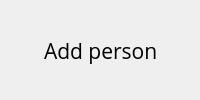
                     <widget class="QWidget" name="add">
                      <layout class="QHBoxLayout" name="horizontalLayout_7">
                       <item>
                        <widget class="QWidget" name="widget" native="true">
                         <property name="styleSheet">
                          <string notr="true">QLineEdit {
background-color: rgb(33, 37, 43);
}
</string>
                         </property>
                         <widget class="QPushButton" name="pushButton_3">
                          <property name="geometry">
                           <rect>
                            <x>323</x>
                            <y>499</y>
                            <width>100</width>
                            <height>30</height>
                           </rect>
                          </property>
                          <property name="minimumSize">
                           <size>
                            <width>100</width>
                            <height>30</height>
                           </size>
                          </property>
                          <property name="font">
                           <font>
                            <family>Open Sans</family>
                            <pointsize>10</pointsize>
                            <weight>50</weight>
                            <italic>false</italic>
                            <bold>false</bold>
                           </font>
                          </property>
                          <property name="cursor">
                           <cursorShape>PointingHandCursor</cursorShape>
                          </property>
                          <property name="styleSheet">
                           <string notr="true">background-color: rgb(52, 59, 72);</string>
                          </property>
                          <property name="text">
                           <string>Open</string>
                          </property>
                          <property name="icon">
                           <iconset resource="resources.qrc">
                            <normaloff>:/icons/images/icons/cil-folder-open.png</normaloff>:/icons/images/icons/cil-folder-open.png</iconset>
                          </property>
                         </widget>
                         <widget class="QLabel" name="label_4">
                          <property name="geometry">
                           <rect>
                            <x>603</x>
                            <y>184</y>
                            <width>190</width>
                            <height>39</height>
                           </rect>
                          </property>
                          <property name="sizePolicy">
                           <sizepolicy hsizetype="Expanding" vsizetype="Expanding">
                            <horstretch>50</horstretch>
                            <verstretch>50</verstretch>
                           </sizepolicy>
                          </property>
                          <property name="minimumSize">
                           <size>
                            <width>190</width>
                            <height>0</height>
                           </size>
                          </property>
                          <property name="maximumSize">
                           <size>
                            <width>16000000</width>
                            <height>16777215</height>
                           </size>
                          </property>
                          <property name="sizeIncrement">
                           <size>
                            <width>0</width>
                            <height>0</height>
                           </size>
                          </property>
                          <property name="styleSheet">
                           <string notr="true">background-color: rgb(33, 37, 43);
image: url(:/images/images/images/real_man.png);
background-position: center center;
background-repeat: no-repeat;
border-radius: 10px;</string>
                          </property>
                          <property name="text">
                           <string/>
                          </property>
                          <property name="scaledContents">
                           <bool>false</bool>
                          </property>
                          <property name="alignment">
                           <set>Qt::AlignCenter</set>
                          </property>
                          <property name="wordWrap">
                           <bool>false</bool>
                          </property>
                          <property name="margin">
                           <number>10</number>
                          </property>
                         </widget>
                         <widget class="QLabel" name="label_20">
                          <property name="geometry">
                           <rect>
                            <x>10</x>
                            <y>427</y>
                            <width>90</width>
                            <height>19</height>
                           </rect>
                          </property>
                          <property name="text">
                           <string>Phone number</string>
                          </property>
                         </widget>
                         <widget class="QLabel" name="label_17">
                          <property name="geometry">
                           <rect>
                            <x>10</x>
                            <y>391</y>
                            <width>69</width>
                            <height>19</height>
                           </rect>
                          </property>
                          <property name="text">
                           <string>Passport ID</string>
                          </property>
                         </widget>
                         <widget class="QLineEdit" name="lineEdit_16">
                          <property name="geometry">
                           <rect>
                            <x>180</x>
                            <y>463</y>
                            <width>137</width>
                            <height>30</height>
                           </rect>
                          </property>
                          <property name="sizePolicy">
                           <sizepolicy hsizetype="Expanding" vsizetype="Fixed">
                            <horstretch>0</horstretch>
                            <verstretch>0</verstretch>
                           </sizepolicy>
                          </property>
                          <property name="minimumSize">
                           <size>
                            <width>0</width>
                            <height>30</height>
                           </size>
                          </property>
                          <property name="text">
                           <string/>
                          </property>
                         </widget>
                         <widget class="QLabel" name="label_19">
                          <property name="geometry">
                           <rect>
                            <x>10</x>
                            <y>10</y>
                            <width>164</width>
                            <height>61</height>
                           </rect>
                          </property>
                          <property name="sizePolicy">
                           <sizepolicy hsizetype="Preferred" vsizetype="Preferred">
                            <horstretch>0</horstretch>
                            <verstretch>0</verstretch>
                           </sizepolicy>
                          </property>
                          <property name="font">
                           <font>
                            <family>Open Sans</family>
                            <pointsize>10</pointsize>
                            <weight>50</weight>
                            <italic>false</italic>
                            <bold>false</bold>
                           </font>
                          </property>
                          <property name="styleSheet">
                           <string notr="true">margin-left: 20px;</string>
                          </property>
                          <property name="text">
                           <string>&lt;html&gt;&lt;head/&gt;&lt;body&gt;&lt;p&gt;&lt;span style=&quot; font-size:16pt;&quot;&gt;Add person&lt;/span&gt;&lt;/p&gt;&lt;/body&gt;&lt;/html&gt;</string>
                          </property>
                          <property name="margin">
                           <number>15</number>
                          </property>
                         </widget>
                         <widget class="QLineEdit" name="lineEdit_17">
                          <property name="geometry">
                           <rect>
                            <x>180</x>
                            <y>427</y>
                            <width>137</width>
                            <height>30</height>
                           </rect>
                          </property>
                          <property name="minimumSize">
                           <size>
                            <width>0</width>
                            <height>30</height>
                           </size>
                          </property>
                          <property name="text">
                           <string/>
                          </property>
                         </widget>
                         <widget class="QLabel" name="label_18">
                          <property name="geometry">
                           <rect>
                            <x>10</x>
                            <y>463</y>
                            <width>32</width>
                            <height>19</height>
                           </rect>
                          </property>
                          <property name="text">
                           <string>Email</string>
                          </property>
                         </widget>
                         <widget class="QLabel" name="label">
                          <property name="geometry">
                           <rect>
                            <x>10</x>
                            <y>499</y>
                            <width>37</width>
                            <height>19</height>
                           </rect>
                          </property>
                          <property name="text">
                           <string>Photo</string>
                          </property>
                         </widget>
                         <widget class="QLabel" name="label_11">
                          <property name="geometry">
                           <rect>
                            <x>10</x>
                            <y>283</y>
                            <width>73</width>
                            <height>19</height>
                           </rect>
                          </property>
                          <property name="text">
                           <string>Department</string>
                          </property>
                         </widget>
                         <widget class="QLineEdit" name="lineEdit_10">
                          <property name="geometry">
                           <rect>
                            <x>180</x>
                            <y>283</y>
                            <width>137</width>
                            <height>30</height>
                           </rect>
                          </property>
                          <property name="minimumSize">
                           <size>
                            <width>0</width>
                            <height>30</height>
                           </size>
                          </property>
                          <property name="text">
                           <string/>
                          </property>
                         </widget>
                         <widget class="QLineEdit" name="lineEdit_11">
                          <property name="geometry">
                           <rect>
                            <x>180</x>
                            <y>319</y>
                            <width>137</width>
                            <height>30</height>
                           </rect>
                          </property>
                          <property name="minimumSize">
                           <size>
                            <width>0</width>
                            <height>30</height>
                           </size>
                          </property>
                          <property name="text">
                           <string/>
                          </property>
                         </widget>
                         <widget class="QRadioButton" name="add_male">
                          <property name="geometry">
                           <rect>
                            <x>180</x>
                            <y>256</y>
                            <width>56</width>
                            <height>21</height>
                           </rect>
                          </property>
                          <property name="sizePolicy">
                           <sizepolicy hsizetype="Preferred" vsizetype="Fixed">
                            <horstretch>0</horstretch>
                            <verstretch>0</verstretch>
                           </sizepolicy>
                          </property>
                          <property name="text">
                           <string>Male</string>
                          </property>
                          <property name="checked">
                           <bool>true</bool>
                          </property>
                         </widget>
                         <widget class="QLabel" name="label_10">
                          <property name="geometry">
                           <rect>
                            <x>10</x>
                            <y>256</y>
                            <width>44</width>
                            <height>19</height>
                           </rect>
                          </property>
                          <property name="text">
                           <string>Gender</string>
                          </property>
                         </widget>
                         <widget class="QLabel" name="label_8">
                          <property name="geometry">
                           <rect>
                            <x>10</x>
                            <y>184</y>
                            <width>63</width>
                            <height>19</height>
                           </rect>
                          </property>
                          <property name="text">
                           <string>First name</string>
                          </property>
                         </widget>
                         <widget class="QLineEdit" name="lineEdit_14">
                          <property name="geometry">
                           <rect>
                            <x>180</x>
                            <y>355</y>
                            <width>137</width>
                            <height>30</height>
                           </rect>
                          </property>
                          <property name="minimumSize">
                           <size>
                            <width>0</width>
                            <height>30</height>
                           </size>
                          </property>
                          <property name="text">
                           <string/>
                          </property>
                         </widget>
                         <widget class="QLineEdit" name="lineEdit_2">
                          <property name="geometry">
                           <rect>
                            <x>180</x>
                            <y>499</y>
                            <width>137</width>
                            <height>30</height>
                           </rect>
                          </property>
                          <property name="minimumSize">
                           <size>
                            <width>0</width>
                            <height>30</height>
                           </size>
                          </property>
                          <property name="styleSheet">
                           <string notr="true">background-color: rgb(33, 37, 43);</string>
                          </property>
                          <property name="text">
                           <string/>
                          </property>
                          <property name="placeholderText">
                           <string>Type here</string>
                          </property>
                         </widget>
                         <widget class="QLabel" name="label_16">
                          <property name="geometry">
                           <rect>
                            <x>10</x>
                            <y>355</y>
                            <width>56</width>
                            <height>19</height>
                           </rect>
                          </property>
                          <property name="text">
                           <string>Birthdate</string>
                          </property>
                         </widget>
                         <widget class="QLineEdit" name="lineEdit_7">
                          <property name="geometry">
                           <rect>
                            <x>180</x>
                            <y>184</y>
                            <width>137</width>
                            <height>30</height>
                           </rect>
                          </property>
                          <property name="minimumSize">
                           <size>
                            <width>0</width>
                            <height>30</height>
                           </size>
                          </property>
                          <property name="text">
                           <string/>
                          </property>
                         </widget>
                         <widget class="QLineEdit" name="lineEdit_3">
                          <property name="geometry">
                           <rect>
                            <x>180</x>
                            <y>220</y>
                            <width>137</width>
                            <height>30</height>
                           </rect>
                          </property>
                          <property name="minimumSize">
                           <size>
                            <width>0</width>
                            <height>30</height>
                           </size>
                          </property>
                          <property name="text">
                           <string/>
                          </property>
                         </widget>
                         <widget class="QLineEdit" name="lineEdit_15">
                          <property name="geometry">
                           <rect>
                            <x>180</x>
                            <y>391</y>
                            <width>137</width>
                            <height>30</height>
                           </rect>
                          </property>
                          <property name="minimumSize">
                           <size>
                            <width>0</width>
                            <height>30</height>
                           </size>
                          </property>
                          <property name="text">
                           <string/>
                          </property>
                         </widget>
                         <widget class="QLabel" name="label_5">
                          <property name="geometry">
                           <rect>
                            <x>10</x>
                            <y>220</y>
                            <width>62</width>
                            <height>19</height>
                           </rect>
                          </property>
                          <property name="text">
                           <string>Last name</string>
                          </property>
                         </widget>
                         <widget class="QRadioButton" name="add_female">
                          <property name="geometry">
                           <rect>
                            <x>323</x>
                            <y>256</y>
                            <width>70</width>
                            <height>21</height>
                           </rect>
                          </property>
                          <property name="sizePolicy">
                           <sizepolicy hsizetype="Preferred" vsizetype="Preferred">
                            <horstretch>0</horstretch>
                            <verstretch>0</verstretch>
                           </sizepolicy>
                          </property>
                          <property name="text">
                           <string>Female</string>
                          </property>
                         </widget>
                         <widget class="QLabel" name="label_12">
                          <property name="geometry">
                           <rect>
                            <x>10</x>
                            <y>319</y>
                            <width>68</width>
                            <height>19</height>
                           </rect>
                          </property>
                          <property name="text">
                           <string>Subdivision</string>
                          </property>
                         </widget>
                        </widget>
                       </item>
                      </layout>
                     </widget>
